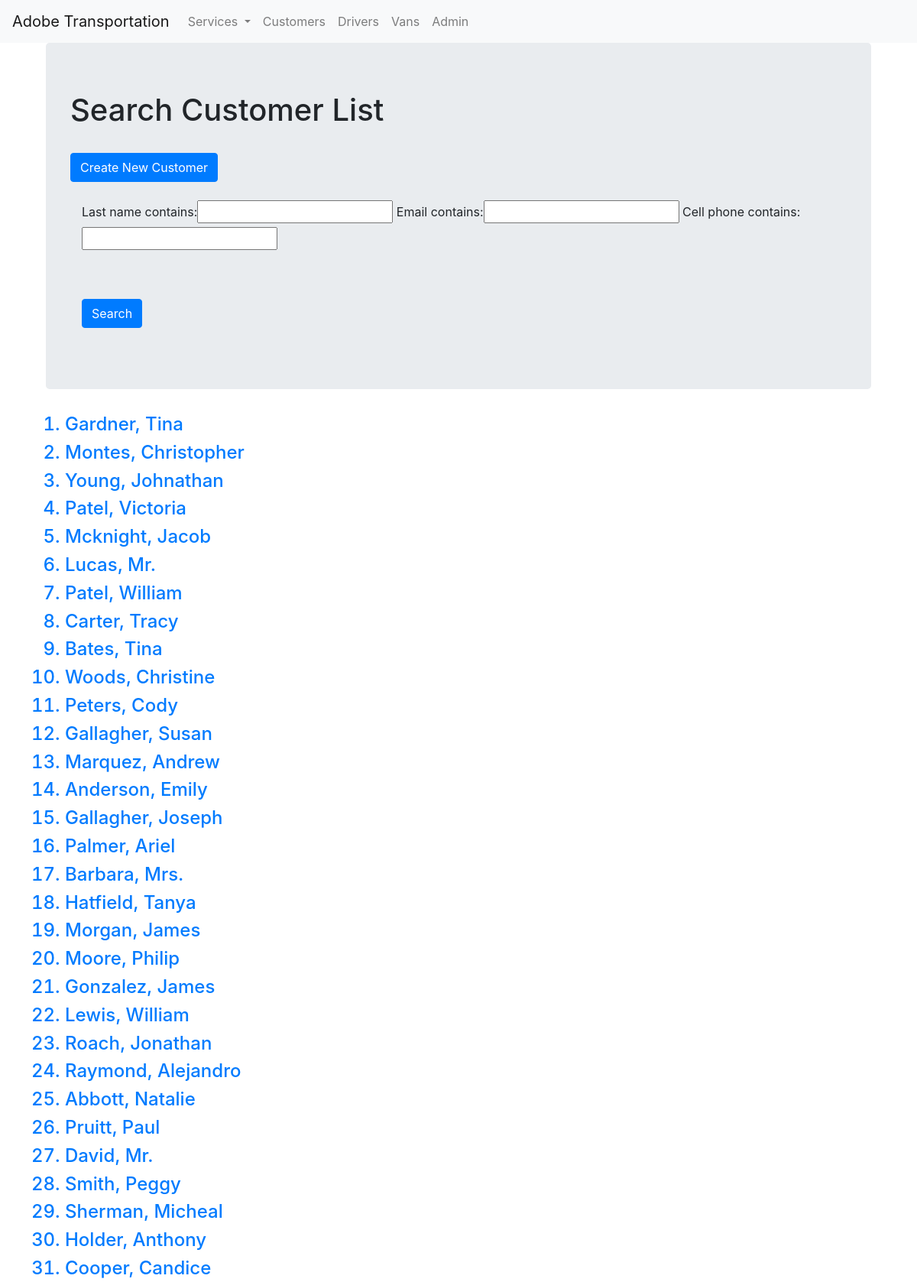
/basic_app/customer_list/ (upper part), run on the app's committed database.
### basic_app/models.py (models this page shows, shortened)
class Customer(models.Model):
	first_name = models.CharField(max_length=128, blank=False)
	last_name = models.CharField(max_length=128, blank=False)
	email = models.CharField(max_length=128, blank=True)
	cell_phone = models.CharField(max_length=20, blank=True)
	address = models.CharField(max_length=50, blank=True)
	dl_num = models.CharField(max_length=50, blank=True)

### basic_app/views.py (the view)
# urls.py: path('customer_list/', views.CustomerListView.as_view(), name='list'),
class CustomerListView(ListView):
	context_object_name = 'cust_list'
	model = models.Customer
	def get_context_data(self, **kwargs):
		context = super().get_context_data(**kwargs)
		context['filter'] = CustomerInfoFilter(self.request.GET, queryset= self.get_queryset())
		return context

### basic_app/templates/basic_app/customer_list.html
<!DOCTYPE html>
{% extends "basic_app/base.html" %}
{% load bootstrap %}
{% block body_content %}
<div class="container">
	<div class="jumbotron">
		<h1>Search Customer List</h1><br>  <a href="#"><button class="btn btn-primary">Create New Customer</button></a><br><br>
			<form method="GET">
					<div class="container">
						<p>{{ filter.form|bootstrap }}</p>
					</div><br><br>
					<div class="container"><p><button type="submit" class="btn btn-primary">Search</button></p></div>
			</form>
	</div>
</div>
<ol>
	{% for cus in filter.qs %}
	<h4><a href="{{cus.id}}"><li>{{ cus.last_name }}, {{ cus.first_name }}</li></a></h4>
	{% endfor %}
</ol>
{% endblock %}

### data on the page
Customer: last_name "Gardner", first_name "Tina"
Customer: last_name "Montes", first_name "Christopher"
Customer: last_name "Young", first_name "Johnathan"
Customer: last_name "Patel", first_name "Victoria"
Customer: last_name "Mcknight", first_name "Jacob"
Customer: last_name "Lucas", first_name "Mr."
Customer: last_name "Patel", first_name "William"
Customer: last_name "Carter", first_name "Tracy"
Customer: last_name "Bates", first_name "Tina"
Customer: last_name "Woods", first_name "Christine"
Customer: last_name "Peters", first_name "Cody"
Customer: last_name "Gallagher", first_name "Susan"
Customer: last_name "Marquez", first_name "Andrew"
Customer: last_name "Anderson", first_name "Emily"
Customer: last_name "Gallagher", first_name "Joseph"
Customer: last_name "Palmer", first_name "Ariel"
Customer: last_name "Barbara", first_name "Mrs."
Customer: last_name "Hatfield", first_name "Tanya"
Customer: last_name "Morgan", first_name "James"
Customer: last_name "Moore", first_name "Philip"
Customer: last_name "Gonzalez", first_name "James"
Customer: last_name "Lewis", first_name "William"
Customer: last_name "Roach", first_name "Jonathan"
Customer: last_name "Raymond", first_name "Alejandro"
Customer: last_name "Abbott", first_name "Natalie"
Customer: last_name "Pruitt", first_name "Paul"
Customer: last_name "David", first_name "Mr."
Customer: last_name "Smith", first_name "Peggy"
Customer: last_name "Sherman", first_name "Micheal"
Customer: last_name "Holder", first_name "Anthony"
Customer: last_name "Cooper", first_name "Candice"
